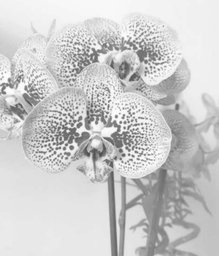
#> input picture pic1.png, 219 x 256 px, shrunk from 394 x 461 before the run
$ python Hugh-Transform.py   (older library calls are emulated)
#> lines starting #> are read from the running program, lines starting #| are printed output that depends on the picture
import numpy as np
import cv2
import matplotlib.pyplot as plt

def edge_detection(image):
    sobel_x = np.array([[1, 0, -1], [2, 0, -2], [1, 0, -1]])
    sobel_y = np.array([[1, 2, 1], [0, 0, 0], [-1, -2, -1]])
    gradient_x = cv2.filter2D(image, -1, sobel_x)
    gradient_y = cv2.filter2D(image, -1, sobel_y)
    magnitude = np.sqrt(gradient_x**2 + gradient_y**2)
    magnitude = np.uint8(np.clip(magnitude, 0, 255))
    return magnitude

def hough_transform(image, threshold=100):
    edges = edge_detection(image)
    diag_len = int(np.sqrt(image.shape[0]**2 + image.shape[1]**2))
    max_r = diag_len
    max_theta = np.pi
    rho_res = 1
    theta_res = np.pi / 180
    accumulator = np.zeros((2 * max_r, int(max_theta / theta_res)), dtype=np.int)

    for y in range(image.shape[0]):
        for x in range(image.shape[1]):
            if edges[y, x] > 0:
                for theta_idx in range(accumulator.shape[1]):
                    theta = theta_idx * theta_res
                    rho = int(x * np.cos(theta) + y * np.sin(theta))
                    rho_idx = int(rho + max_r)
                    accumulator[rho_idx, theta_idx] += 1

    lines = []
    for rho_idx in range(accumulator.shape[0]):
        for theta_idx in range(accumulator.shape[1]):
            if accumulator[rho_idx, theta_idx] >= threshold:
                rho = rho_idx - max_r
                theta = theta_idx * theta_res
                lines.append((rho, theta))

    return lines, edges

def draw_detected_lines(image, lines):
    image_copy = cv2.cvtColor(image, cv2.COLOR_GRAY2BGR)
    for rho, theta in lines:
        a = np.cos(theta)
        b = np.sin(theta)
        x0 = a * rho
        y0 = b * rho
        x1 = int(x0 + 1000 * (-b))
        y1 = int(y0 + 1000 * (a))
        x2 = int(x0 - 1000 * (-b))
        y2 = int(y0 - 1000 * (a))
        cv2.line(image_copy, (x1, y1), (x2, y2), (0, 0, 255), 2)
    return image_copy

image = cv2.imread('pic1.png', cv2.IMREAD_GRAYSCALE)
#> image is the input picture: shape (256, 219); min 73, max 255, mean 204.1
lines, edges = hough_transform(image, threshold=100)
#> in edge_detection, `gradient_x = cv2.filter2D(image, -1, sobel_x)`:
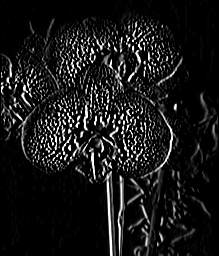
#> gradient_x: shape (256, 219); min 0, max 255, mean 24.6
#> in edge_detection, `gradient_y = cv2.filter2D(image, -1, sobel_y)`:
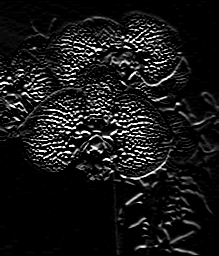
#> gradient_y: shape (256, 219); min 0, max 255, mean 23.5
#> in edge_detection, `magnitude = np.sqrt(gradient_x**2 + gradient_y**2)`:
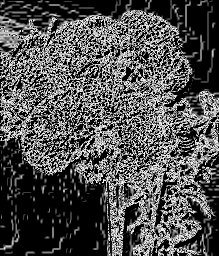
#> magnitude: shape (256, 219) float16; min 0, max 15.81, mean 5.04; drawn with min black and max white
#> after the loop in hough_transform, `for y in range(image.shape[0]):`:
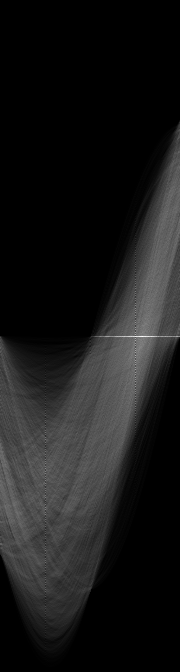
#> accumulator: shape (672, 180) int64; min 0, max 489, mean 48.9; drawn with min black and max white
#> lines = 33163 items
image_with_lines = draw_detected_lines(image, lines)
#> the loop in draw_detected_lines, `for rho, theta in lines:` made 33163 passes
#> (rho, theta, a, b, x0, y0, x1, y1) on passes 1 to 3: (-212, 3.12, -1, 0.0175, 212, -3.7, 194, -1003), (-211, 3.12, -1, 0.0175, 211, -3.68, 193, -1003), (-210, 3.11, -0.999, 0.0349, 209.9, -7.33, 174, -1006)
#> after the loop in draw_detected_lines, `for rho, theta in lines:`:
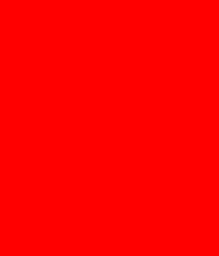
#> image_copy: shape (256, 219, 3); mean B, G, R 0, 0, 255

plt.figure(figsize=(12, 6))
plt.subplot(1, 2, 1)
plt.imshow(image, cmap='gray')
plt.title("Original Image")
plt.axis('off')
plt.subplot(1, 2, 2)
plt.imshow(edges, cmap='gray')
plt.title("Edge Detection")
plt.axis('off')
plt.tight_layout()
plt.show()

plt.figure(figsize=(6, 6))
plt.imshow(image_with_lines)
plt.title("Detected Lines (Hough Transform)")
plt.axis('off')
plt.show()
